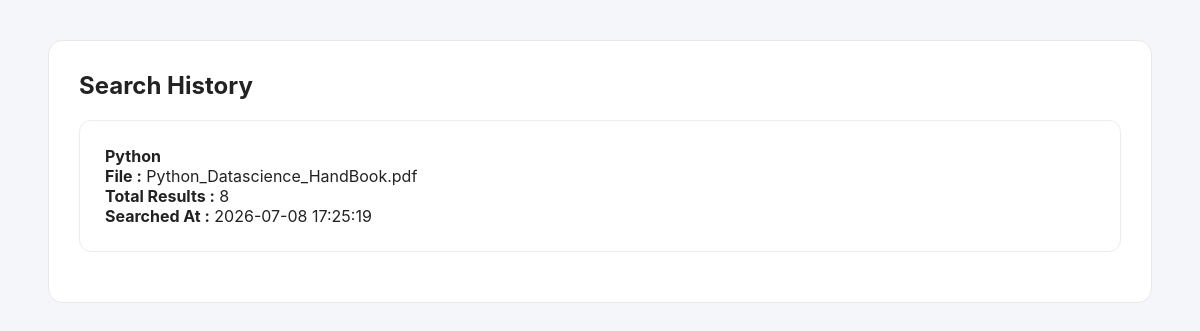
Before: /history with the older database file.
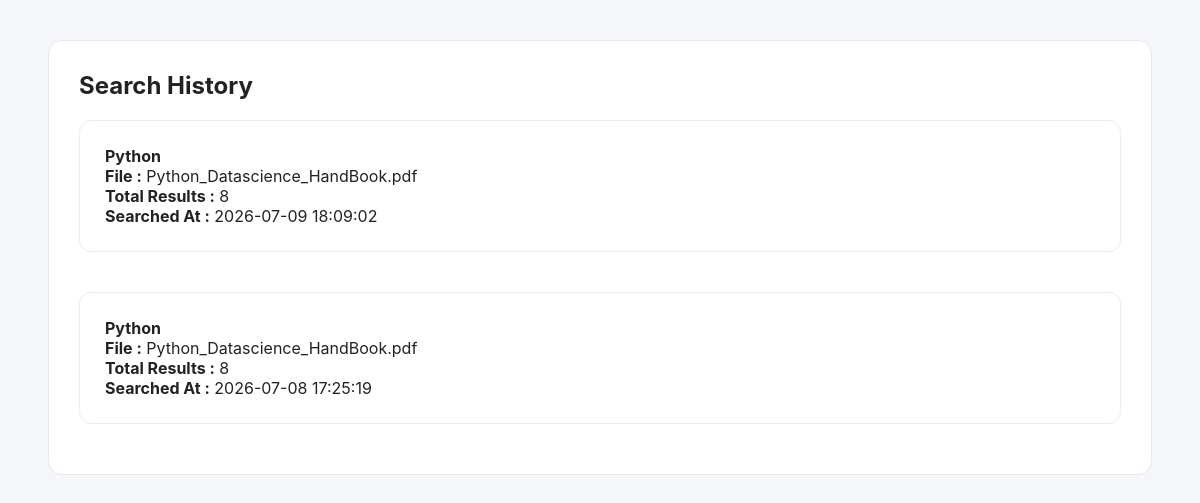
After: the same page with the newer database file.
### tables this page shows
CREATE TABLE search_history (

            id INTEGER PRIMARY KEY AUTOINCREMENT,

            query TEXT,

            file_name TEXT,

            total_results INTEGER,

            searched_at TIMESTAMP DEFAULT CURRENT_TIMESTAMP

        );

### app.py (the view)
@app.route("/history")
def history():
    history = get_history()
    return render_template(
        "history.html",
        history=history
    )

### db.py (called while the page is built)
def get_history():
    connection = sqlite3.connect(DATABASE)
    cursor = connection.cursor()
    cursor.execute(
        """

        SELECT *

        FROM search_history

        ORDER BY searched_at DESC

        """
    )
    data = cursor.fetchall()
    connection.close()
    return data

### templates/history.html (shortened to what this page needs)
<!DOCTYPE html>
<html>
<head>
    <link rel="stylesheet"
          href="{{ url_for('static', filename='style.css') }}">
</head>
<body>
<div class="container">
    <section class="panel">
        <h2>Search History</h2>
        {% if history %}
            {% for item in history %}
            <div class="result-card">
                <h4>{{ item[1] }}</h4>
                <p>
                    <strong>File :</strong>
                    {{ item[2] }}
                </p>
                <p>
                    <strong>Total Results :</strong>
                    {{ item[3] }}
                </p>
                <p>
                    <strong>Searched At :</strong>
                    {{ item[4] }}
                </p>
            </div>
            <br>
            {% endfor %}
        {% else %}
            <div class="empty-state">
                No search history available.
            </div>
        {% endif %}
    </section>
</div>
</body>
</html>

### static/style.css (style rules this page uses)
* { margin:0; padding:0; box-sizing:border-box; font-family:Inter,Segoe UI,Arial,sans-serif; }
body { background:#f4f6f9; color:#222; }
.container { width:92%; max-width:1200px; margin:40px auto; }
.panel { background:#fff; border:1px solid #e8e8e8; border-radius:14px; padding:30px; margin-bottom:28px; transition:.25s; }
.result-card { margin-top:20px; border:1px solid #ececec; border-radius:12px; padding:25px; transition:.25s; }

Changed rows visible on the page:
added search_history: query "Python", file_name "Python_Datascience_HandBook.pdf", total_results "8", searched_at "2026-07-09 18:09:02"
